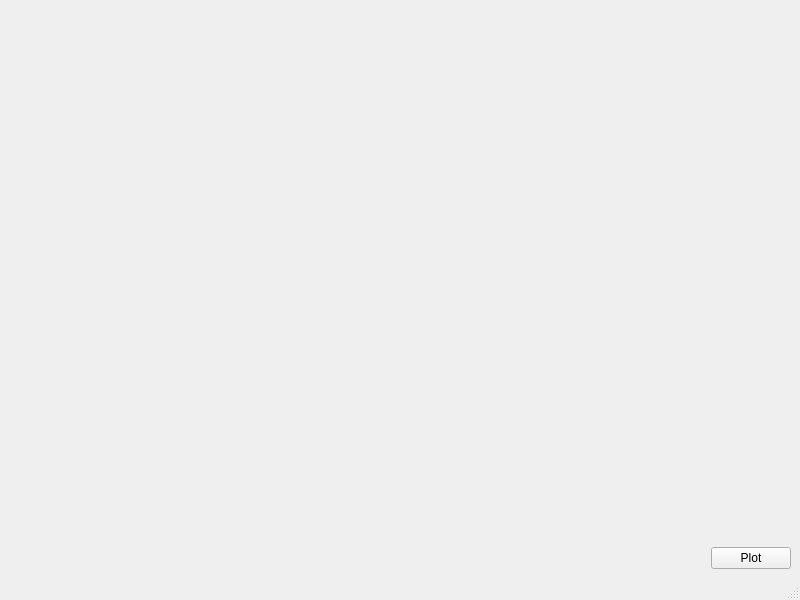
<?xml version="1.0" encoding="UTF-8"?>
<ui version="4.0">
 <class>MainWindow</class>
 <widget class="QMainWindow" name="MainWindow">
  <property name="geometry">
   <rect>
    <x>0</x>
    <y>0</y>
    <width>800</width>
    <height>600</height>
   </rect>
  </property>
  <property name="windowTitle">
   <string>MainWindow</string>
  </property>
  <widget class="QWidget" name="centralwidget">
   <layout class="QVBoxLayout" name="verticalLayout_2">
    <item>
     <layout class="QHBoxLayout" name="horizontalLayout_2">
      <item>
       <spacer name="verticalSpacer">
        <property name="orientation">
         <enum>Qt::Vertical</enum>
        </property>
        <property name="sizeHint" stdset="0">
         <size>
          <width>20</width>
          <height>40</height>
         </size>
        </property>
       </spacer>
      </item>
     </layout>
    </item>
    <item>
     <layout class="QHBoxLayout" name="horizontalLayout">
      <item>
       <spacer name="horizontalSpacer">
        <property name="orientation">
         <enum>Qt::Horizontal</enum>
        </property>
        <property name="sizeHint" stdset="0">
         <size>
          <width>40</width>
          <height>20</height>
         </size>
        </property>
       </spacer>
      </item>
      <item>
       <widget class="QPushButton" name="pushButton">
        <property name="text">
         <string>Plot</string>
        </property>
       </widget>
      </item>
      <item>
       <layout class="QVBoxLayout" name="verticalLayout"/>
      </item>
     </layout>
    </item>
   </layout>
  </widget>
  <widget class="QMenuBar" name="menubar">
   <property name="geometry">
    <rect>
     <x>0</x>
     <y>0</y>
     <width>800</width>
     <height>26</height>
    </rect>
   </property>
  </widget>
  <widget class="QStatusBar" name="statusbar"/>
 </widget>
 <resources/>
 <connections/>
</ui>
